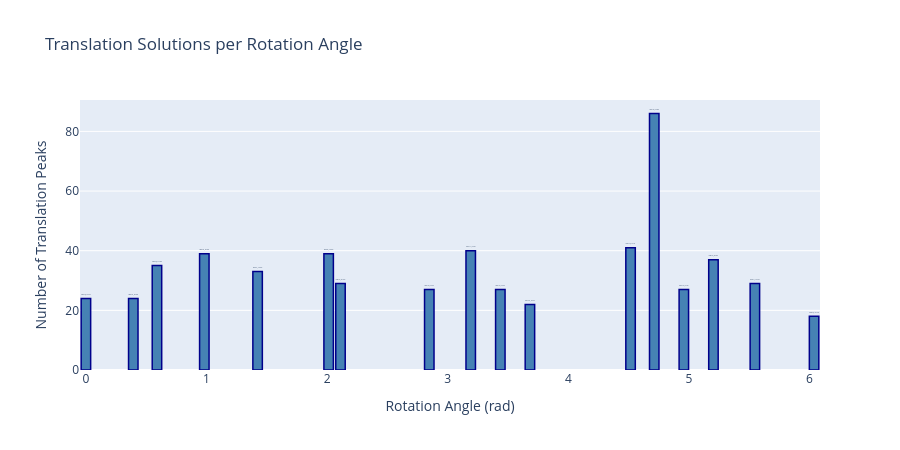

Notebook code for this chart:
### Markdown cell above
## Translation Solutions per Rotation Angle

Bar chart showing how many translation solutions were detected for each candidate rotation angle.

### Code cell
if data_meta and angle_data:
    fig = go.Figure()
    
    angles = [a['angle'] for a in angle_data]
    num_trans = [a['numTranslations'] for a in angle_data]
    angle_indices = [a['angleIndex'] for a in angle_data]
    
    fig.add_trace(go.Bar(
        x=angles,
        y=num_trans,
        text=[f'idx={idx}, n={n}' for idx, n in zip(angle_indices, num_trans)],
        textposition='outside',
        marker_color='steelblue',
        marker_line_color='darkblue',
        marker_line_width=1.5,
        name='Translation Solutions'
    ))
    
    fig.update_xaxes(title_text='Rotation Angle (rad)')
    fig.update_yaxes(title_text='Number of Translation Peaks')
    fig.update_layout(height=450, width=900, title_text='Translation Solutions per Rotation Angle')
    fig.show()
else:
    print('No dataForReadIn.csv data available')

### Figure 1 — Plotly figure (JSON) as saved in the notebook; plotly's stock layout.template omitted (floating-point values rounded to 4 significant figures)
{"data": [{"marker": {"color": "steelblue", "line": {"color": "darkblue", "width": 1.5}}, "name": "Translation Solutions", "text": ["idx=0, n=37", "idx=1, n=29", "idx=2, n=18", "idx=3, n=24", "idx=4, n=24", "idx=5, n=35", "idx=6, n=39", "idx=7, n=33", "idx=8, n=39", "idx=9, n=29", "idx=10, n=27", "idx=11, n=40", "idx=12, n=27", "idx=13, n=22", "idx=14, n=41", "idx=15, n=86", "idx=16, n=27"], "textposition": "outside", "type": "bar", "x": [5.203, 5.547, 6.038, 0, 0.3927, 0.589, 0.9817, 1.424, 2.013, 2.111, 2.847, 3.191, 3.436, 3.682, 4.516, 4.712, 4.958], "y": [37, 29, 18, 24, 24, 35, 39, 33, 39, 29, 27, 40, 27, 22, 41, 86, 27]}], "layout": {"height": 450, "title": {"text": "Translation Solutions per Rotation Angle"}, "width": 900, "xaxis": {"title": {"text": "Rotation Angle (rad)"}}, "yaxis": {"title": {"text": "Number of Translation Peaks"}}}}
